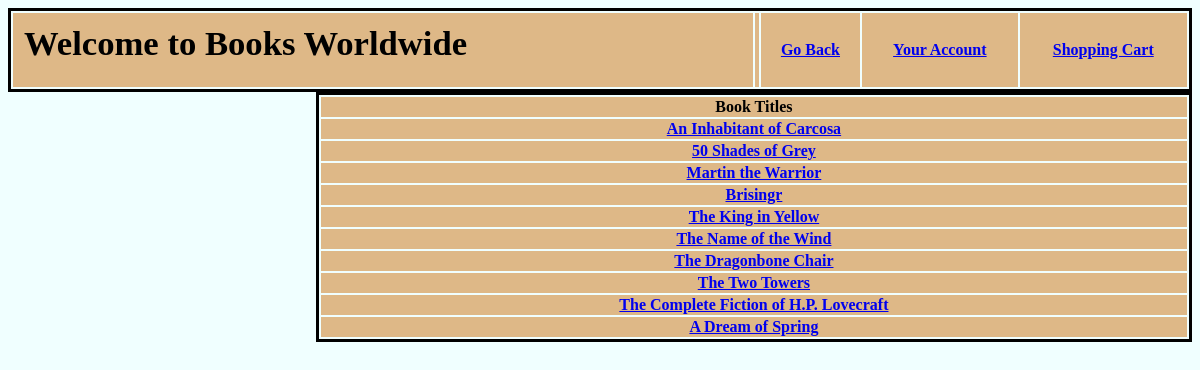
/filter.php?Filer=Fiction, run on the app's committed database.
### tables this page shows
CREATE TABLE Books(
    ISBN varchar(255) not null,
    Title varchar(255) not null,
    PublicationDate date,
    UserReviews varchar(255),
    Price decimal(10,2) not null, 
    SupplierID int not null,
    Primary Key(ISBN),
    Foreign Key(SupplierID) 
	references Supplier(SupplierID)
	on delete cascade
);

### filter.php (the view, shortened to what this page needs)
<html>
	<head>
        <link rel="stylesheet" href="mainstyle.css">
    </head>
    <body>
    <table class="thetable">
            <tr>
            <th><h1>Welcome to Books Worldwide</h1></th>
            <th>
            </th>
            <th><p><a href="mainpage.php">Go Back</a> </p></th>
            <th><p><a href="cPage.php">Your Account</a> </p></th>
            <th><p><a href="shoppingCart.php">Shopping Cart</a> </p></th>
            </tr>
        </table>
    <?php
    include("connectiondb.php");
    if(mysqli_connect_error()){
        die('Connect Error('.mysqli_connect_error().')'.mysqli_connect_error());
    }else{
        if(isset($_GET['Filer']))
        {
        $itemFilter = $_GET['Filer'];
        $sqlgetBook = "SELECT s.Title FROM books s, assigned_to t, book_categories l WHERE l.CategoryDescription='$itemFilter' AND
        l.CategoryCode = t.CategoryCode AND t.ISBN = s.ISBN";
        $query = mysqli_query($conn, $sqlgetBook) or die('Error');
        if(mysqli_num_rows($query)!= 0)
        {
    echo "<table class = 'phptable'>";
    echo "<tr><th>Book Titles</th></tr>";
    while($row = mysqli_fetch_array($query, MYSQLI_ASSOC)) {
        echo '<tr><th><a href="bookpage.php?title='.$row['Title'].'">'.$row['Title'].'<a/></tr></th>';
    }
    echo "</table>";
        }
    }
}
    ?>
</html>

### mainstyle.css (style rules this page uses)
h1 { text-align: left; font-size: 26pt; padding-left: 10px; padding-top: 10px; }
.thetable { border-style: solid; border-color: black; width: 100%; text-align: center; }
.phptable { width: 74%; float: right; border-style: solid; border-color: black; text-align: center; }
tr { background-color: burlywood; }
body { background-color: azure; font-family: 'Times New Roman', Times, serif; }

### data on the page
books: Title "An Inhabitant of Carcosa"
books: Title "50 Shades of Grey"
books: Title "Martin the Warrior"
books: Title "Brisingr"
books: Title "The King in Yellow"
books: Title "The Name of the Wind"
books: Title "The Dragonbone Chair"
books: Title "The Two Towers"
books: Title "The Complete Fiction of H.P. Lovecraft"
books: Title "A Dream of Spring"
